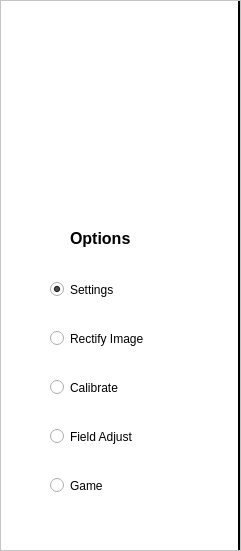
   <widget class="QFrame" name="frame">
    <property name="geometry">
     <rect>
      <x>0</x>
      <y>0</y>
      <width>241</width>
      <height>551</height>
     </rect>
    </property>
    <property name="styleSheet">
     <string notr="true">background-color: rgb(255, 255, 255);
border-right-color: rgb(0, 0, 0);
border-right: 3px solid black;</string>
    </property>
    <property name="frameShape">
     <enum>QFrame::StyledPanel</enum>
    </property>
    <property name="frameShadow">
     <enum>QFrame::Raised</enum>
    </property>
    <property name="lineWidth">
     <number>1</number>
    </property>
    <widget class="QWidget" name="verticalWidget" native="true">
     <property name="geometry">
      <rect>
       <x>50</x>
       <y>210</y>
       <width>160</width>
       <height>307</height>
      </rect>
     </property>
     <property name="styleSheet">
      <string notr="true">background-color: rgb(255, 255, 255);
border-right: white</string>
     </property>
     <layout class="QVBoxLayout" name="verticalLayout">
      <item>
       <layout class="QHBoxLayout" name="horizontalLayout">
        <item>
         <spacer name="verticalSpacer_4">
          <property name="orientation">
           <enum>Qt::Vertical</enum>
          </property>
          <property name="sizeType">
           <enum>QSizePolicy::Fixed</enum>
          </property>
          <property name="sizeHint" stdset="0">
           <size>
            <width>20</width>
            <height>20</height>
           </size>
          </property>
         </spacer>
        </item>
        <item>
         <widget class="QLabel" name="label">
          <property name="font">
           <font>
            <pointsize>12</pointsize>
            <weight>75</weight>
            <bold>true</bold>
           </font>
          </property>
          <property name="text">
           <string>Options</string>
          </property>
         </widget>
        </item>
        <item>
         <spacer name="verticalSpacer_2">
          <property name="orientation">
           <enum>Qt::Vertical</enum>
          </property>
          <property name="sizeType">
           <enum>QSizePolicy::Fixed</enum>
          </property>
          <property name="sizeHint" stdset="0">
           <size>
            <width>20</width>
            <height>20</height>
           </size>
          </property>
         </spacer>
        </item>
       </layout>
      </item>
      <item>
       <spacer name="horizontalSpacer_5">
        <property name="orientation">
         <enum>Qt::Horizontal</enum>
        </property>
        <property name="sizeType">
         <enum>QSizePolicy::Fixed</enum>
        </property>
        <property name="sizeHint" stdset="0">
         <size>
          <width>40</width>
          <height>10</height>
         </size>
        </property>
       </spacer>
      </item>
      <item>
       <widget class="QRadioButton" name="rBtnSettings">
        <property name="enabled">
         <bool>true</bool>
        </property>
        <property name="text">
         <string>Settings</string>
        </property>
        <property name="checked">
         <bool>true</bool>
        </property>
       </widget>
      </item>
      <item>
       <spacer name="horizontalSpacer_7">
        <property name="orientation">
         <enum>Qt::Horizontal</enum>
        </property>
        <property name="sizeType">
         <enum>QSizePolicy::Fixed</enum>
        </property>
        <property name="sizeHint" stdset="0">
         <size>
          <width>40</width>
          <height>10</height>
         </size>
        </property>
       </spacer>
      </item>
      <item>
       <widget class="QRadioButton" name="rBtnRectifyImage">
        <property name="text">
         <string>Rectify Image</string>
        </property>
       </widget>
      </item>
      <item>
       <spacer name="horizontalSpacer_21">
        <property name="orientation">
         <enum>Qt::Horizontal</enum>
        </property>
        <property name="sizeType">
         <enum>QSizePolicy::Fixed</enum>
        </property>
        <property name="sizeHint" stdset="0">
         <size>
          <width>40</width>
          <height>10</height>
         </size>
        </property>
       </spacer>
      </item>
      <item>
       <widget class="QRadioButton" name="rBtnCalibrate">
        <property name="text">
         <string>Calibrate</string>
        </property>
       </widget>
      </item>
      <item>
       <spacer name="horizontalSpacer_22">
        <property name="orientation">
         <enum>Qt::Horizontal</enum>
        </property>
        <property name="sizeType">
         <enum>QSizePolicy::Fixed</enum>
        </property>
        <property name="sizeHint" stdset="0">
         <size>
          <width>40</width>
          <height>10</height>
         </size>
        </property>
       </spacer>
      </item>
      <item>
       <widget class="QRadioButton" name="rBtnFieldAdjust">
        <property name="text">
         <string>Field Adjust</string>
        </property>
       </widget>
      </item>
      <item>
       <spacer name="horizontalSpacer_23">
        <property name="orientation">
         <enum>Qt::Horizontal</enum>
        </property>
        <property name="sizeType">
         <enum>QSizePolicy::Fixed</enum>
        </property>
        <property name="sizeHint" stdset="0">
         <size>
          <width>40</width>
          <height>10</height>
         </size>
        </property>
       </spacer>
      </item>
      <item>
       <widget class="QRadioButton" name="rBtnGame">
        <property name="text">
         <string>Game</string>
        </property>
       </widget>
      </item>
     </layout>
    </widget>
    <widget class="QWidget" name="widget" native="true">
     <property name="geometry">
      <rect>
       <x>10</x>
       <y>10</y>
       <width>221</width>
       <height>201</height>
      </rect>
     </property>
     <property name="styleSheet">
      <string notr="true">background-image: url(:/resources/robokLogo.png);
border-right: white</string>
     </property>
    </widget>
   </widget>
